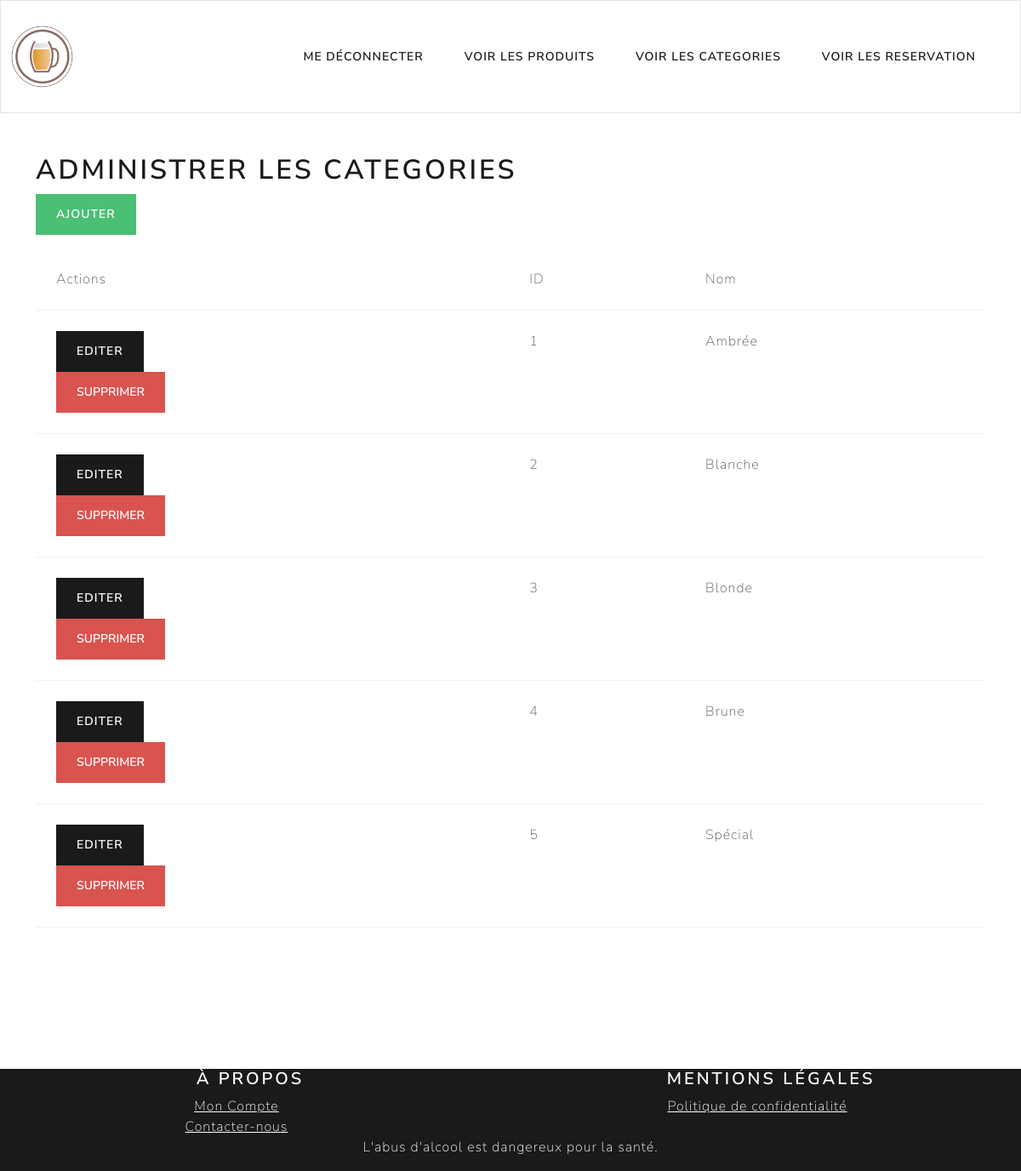
Page /index.php?p=admin.categories.index (signed in) on the committed database.
### tables this page shows
CREATE TABLE IF NOT EXISTS `categories`(
        `id` int(11) NOT NULL AUTO_INCREMENT,
        `name` varchar(100) NOT NULL,
        PRIMARY KEY (`id`)
    );

### core/Controller/Controller.php (called while the page is built, shortened)
<?php
class Controller
{
    protected $viewPath;
    protected function render($view, $var = [])
    {
        extract($var);
        require $this->viewPath . str_replace('.', '/', $view) . '.php';
    }
}

### app/Controller/admin/CategoriesController.php (called while the page is built, shortened)
<?php
class CategoriesController extends AppController
{
    public function index()
    {
        $categories =  $this->Category->all();
        $this->render('admin.categories.index', compact('categories'));
    }
}

### public/index.php (called while the page is built, shortened)
<?php
if (isset($_GET['p'])) {
    $p = $_GET['p'];
} else {
    $p = 'App.index';
}
$p = explode('.', $p);
if ($p[0] == 'admin') {
    $action = $p[2];
} else {
    if (count($p) < 2) {
        die('not_Found');
    }
    $controller = '\App\Controller\\' . ucfirst($p[0]) . 'Controller';
    $action = $p[1];
}
$controller = new $controller();
$controller->$action();

### core/Table/Table.php (called while the page is built, shortened)
<?php
class Table
{
    protected $table;
    protected $db;
    public function __construct(MysqlDatabase $db)
    {
        $this->db = $db;
    }
    public function query($statement, $attributes = null, $one = false)
    {
        if ($attributes) {
            return $this->db->prepare($statement, $attributes, str_replace('Table', 'Entity', get_class($this)), $one);
        } else {
            return $this->db->query($statement, str_replace('Table', 'Entity', get_class($this)), $one);
        }
    }
    public function all()
    {
        return $this->query("
            SELECT *
            FROM " . $this->table . "");
    }
}

### core/Database/MysqlDatabase.php (called while the page is built, shortened)
<?php
class MySqlDatabase extends Database
{
    private $db_name;
    private $db_user;
    private $db_pwd;
    private $db_host;
    public function __construct($db_name, $db_user = 'root', $db_pwd = 'toor', $db_host = 'localhost')
    {
        $this->db_name = $db_name;
        $this->db_user = $db_user;
        $this->db_pwd = $db_pwd;
        $this->db_host = $db_host;
    }
    public function getPDO()
    {
        $pdo = new PDO('mysql:dbname=' . $this->db_name . ';host=' . $this->db_host, $this->db_user, $this->db_pwd, array(PDO::MYSQL_ATTR_INIT_COMMAND => 'SET NAMES \'UTF8\''));
        return $pdo;
    }
    public function query($statement, $class_name = null, $one = false)
    {
        $req = $this->getPDO()->query($statement);
        if ($class_name === null) {
            $req->setFetchMode(PDO::FETCH_OBJ);
        } else {
            $req->setFetchMode(PDO::FETCH_CLASS, $class_name);
        }
        if ($one) {
            $data = $req->fetch();
        } else {
            $data = $req->fetchAll();
        }
        return $data;
    }
}

### app/Autoloader.php (called while the page is built, shortened)
<?php
class Autoloader{
    static function autoload($class){
        if (strpos($class,__NAMESPACE__ . '\\') === 0){
            $class = str_replace(__NAMESPACE__ . '\\', '', $class);
            $class = str_replace('\\', '/', $class);
        }
        else{
            require __DIR__ . '/' . $class . '.php';
        }
    }
}

### app/Views/admin/categories/index.php (the view, shortened to what this page needs)
<H1>Administrer les categories</H1>
<p>
    <a href="?p=admin.categories.create" class="btn btn-success">Ajouter</a>
</p>
<table class="table">
    <thead>
        <tr>
            <td>Actions</td>
            <td>ID</td>
            <td>Nom</td>
        </tr>
    </thead>
    <tbody>
        <?php foreach ($categories as $category) : ?>
            <tr>
                <td>
                    <a href="?p=admin.categories.update&id=<?= $category->id ?>" class="btn btn-primary">Editer</a>
                    <form action="?p=admin.categories.delete" method="post">
                        <button type="submit" class="btn btn-danger">Supprimer</a>
                    </form>
                </td>
                <td><?= $category->id ?></td>
                <td><?= $category->name ?></td>
            </tr>
        <?php endforeach; ?>
    </tbody>
</table>

### public/assets/css/styles.css (style rules this page uses)
html, body { height: 100%; }

### rows in the picture
categories: id "1", name "Ambrée"
categories: id "2", name "Blanche"
categories: id "3", name "Blonde"
categories: id "4", name "Brune"
categories: id "5", name "Spécial"
